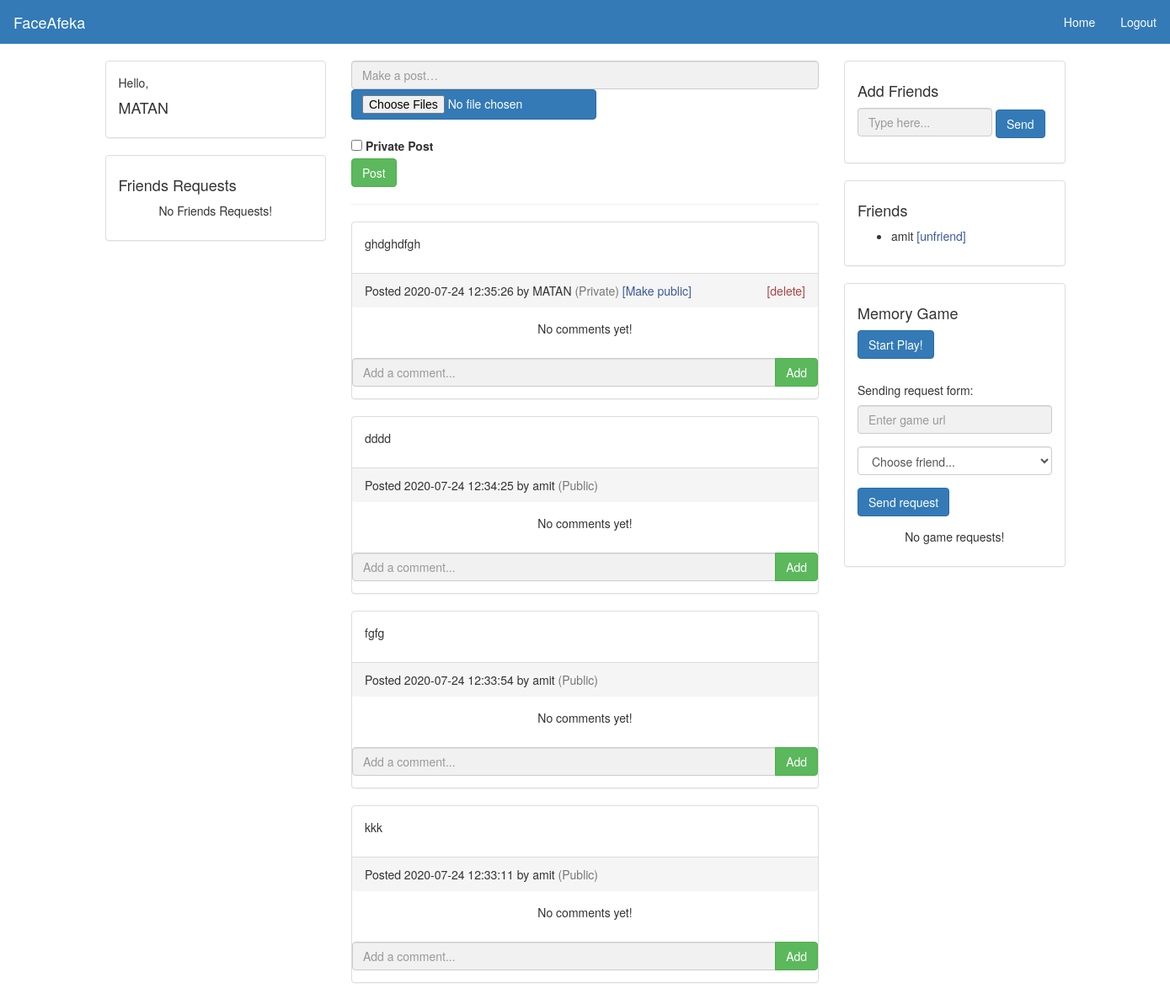
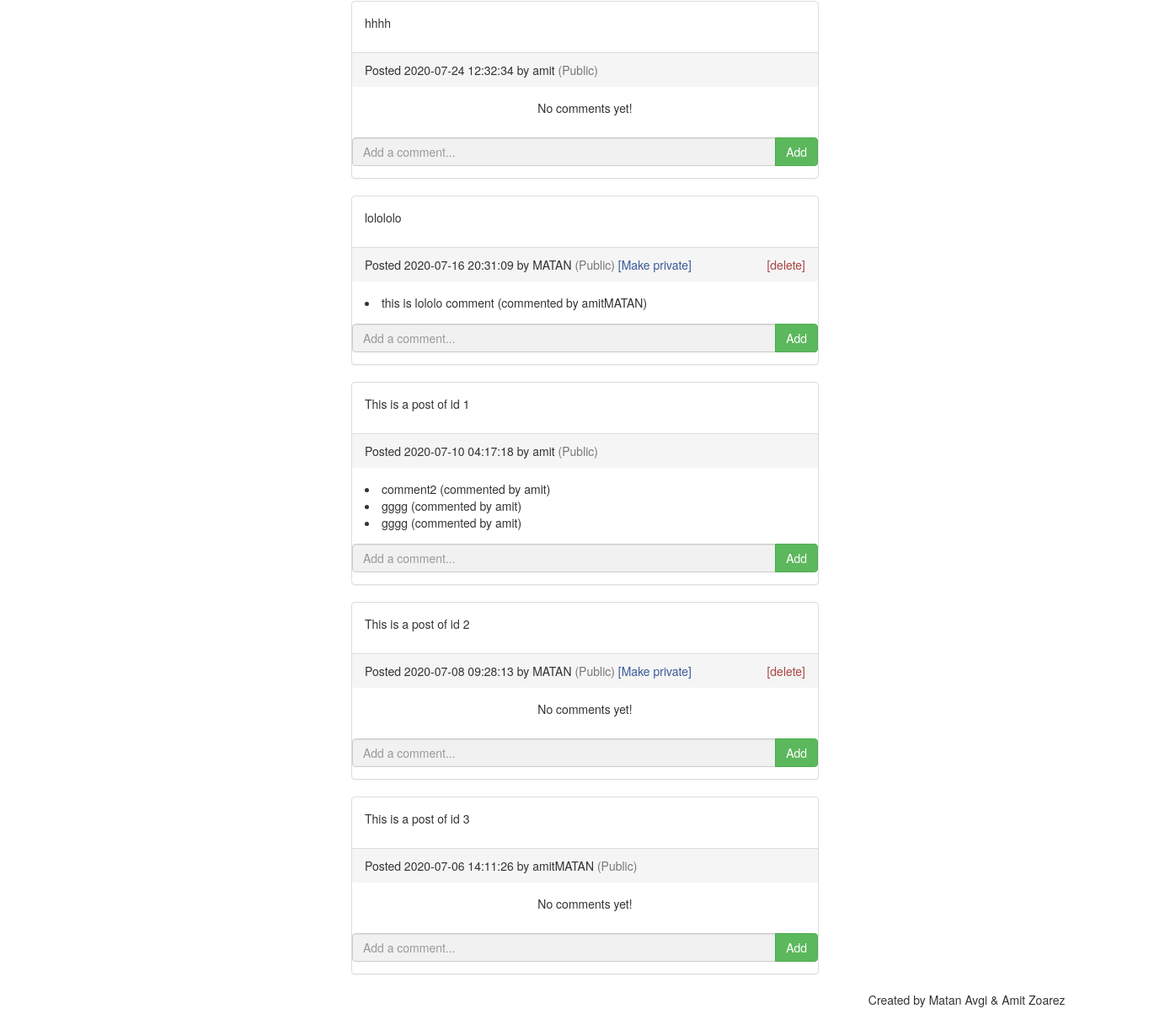
The app's page /dashboard.php (signed in) with its own data (2 pictures, top to bottom).
### tables this page shows
CREATE TABLE IF NOT EXISTS `posts` (
  `id` int(11) NOT NULL AUTO_INCREMENT,
  `text` text NOT NULL,
  `user_id` int(11) NOT NULL,
  `date` datetime NOT NULL DEFAULT CURRENT_TIMESTAMP,
  `isPrivate` tinyint(1) NOT NULL DEFAULT '0',
  PRIMARY KEY (`id`)
);

CREATE TABLE IF NOT EXISTS `users` (
  `id` int(11) NOT NULL AUTO_INCREMENT,
  `username` varchar(30) NOT NULL,
  `password` varchar(200) NOT NULL,
  PRIMARY KEY (`id`)
);

CREATE TABLE IF NOT EXISTS `post_comments` (
  `id` int(11) NOT NULL AUTO_INCREMENT,
  `post_id` int(11) NOT NULL,
  `user_id` int(11) NOT NULL,
  `comment` text NOT NULL,
  PRIMARY KEY (`id`)
);

### dashboard.php (the view, shortened to what this page needs)
<?php include "templates/header.php" ?>
<?php require_once "php/functions.php" ?>
<main class="container">
    <div class="row">
        <div class="col-md-3">
            <div class="panel panel-default">
                <div class="panel-body">
                    <p>Hello,</p>
                    <h4><?php echo $_SESSION['user_username'] ?></h4>
                </div>
            </div>
            <div class="panel panel-default">
                <div class="panel-body">
                <h4>Friends Requests</h4>
                <?php
                    $sql = "SELECT * FROM friend_requests WHERE friend_id = {$_SESSION['user_id']}";
                    $result = $conn->query($sql);
                    if ($result->num_rows > 0) {
                        ?><ul><?php
                        while($f_request = $result->fetch_assoc()) {
                            ?><li><?php
                            $u_sql = "SELECT * FROM users WHERE id = {$f_request['user_id']} LIMIT 1";
                            $u_result = $conn->query($u_sql);
                            $fr_user = $u_result->fetch_assoc();
                            ?><a href="profile.php?username=<?php echo $fr_user['username']; ?>">
                                <?php echo $fr_user['username']; ?>
                            </a>
                            <a class="text-success" href="php/accept_request.php?uid=<?php echo $fr_user['id']; ?>">
                                [accept]
                            </a>
                            <a class="text-danger" href="php/remove_request.php?uid=<?php echo $fr_user['id']; ?>">
                                [decline]
                            </a>
                            </li><?php
                        }
                        ?></ul><?php
                    } else {
                        ?><p class="text-center">No Friends Requests!</p><?php
                    }
                ?>
                </div>
            </div>
        </div>
        <div class="col-md-6">
            <form method="post" action="php/create_post.php" id="add_post" enctype="multipart/form-data">
                <div >
                    <input class="form-control" type="text" name="content" placeholder="Make a post…">
                </div>
                <div>
                    <input class="btn btn-primary" type="file" id="uploadFile" name="uploadFile[]" multiple />
                    <div id="image_preview"></div>
                </div>
                <div class="form-check">
                    <input type="checkbox" class="form-check-input" id="privateChec" name="privatePost" value="true">
                    <label class="form-check-label" for="privateChec">Private Post</label>
                </div>
                <div>
                    <button class="btn btn-success" type="submit" name="post">Post</button>
                </div>
            </form>
            <hr>
            <div>
                <?php
                $sql = "SELECT posts.id as post_id, posts.*, users.* FROM posts LEFT JOIN users ON posts.user_id = users.id WHERE posts.user_id = {$_SESSION['user_id']} OR (posts.user_id != {$_SESSION['user_id']} AND posts.isPrivate = 0) ORDER BY date DESC";
                $result = $conn->query($sql);
                if ($result->num_rows > 0) {
                    while ($post = $result->fetch_assoc()) {
                        ?>
                        <div class="panel panel-default">
                            <div class="panel-body">
                                <p><?php echo $post['text']; ?></p>
                            </div>
                            <div class="panel-footer">
                                <span>Posted <?php echo $post['date']; ?> by <?php echo $post['username']; ?></span>
                                <span class="text-muted">
                                    <?php
                                        if ($post['isPrivate'] == 1)
                                            echo '(Private)';
                                        else
                                            echo '(Public)';
                                    ?>
                                </span>
                                <?php if ($post['user_id'] == $_SESSION['user_id']) {?>
                                    <span class="pull-right"><a class="text-danger" href="php/delete_post.php?id=<?php echo $post['post_id']; ?>">[delete]</a></span>
                                    <a href="php/update_permission.php?id=<?php echo $post['post_id']; ?>&permission=<?php echo $post['isPrivate']; ?>">
                                    <?php
                                        if ($post['isPrivate'] == 1)
                                            echo '[Make public]';
                                        else
                                            echo '[Make private]';
                                    ?>
                                    </a>
                                <?php } ?>
                            </div>
                            <div class="panel-body">
                                <?php
                                    $commentSql = "SELECT post_comments.id as comment_id, post_comments.user_id as user_id, post_comments.*, users.* FROM post_comments LEFT JOIN users ON post_comments.user_id = users.id WHERE post_comments.post_id = {$post['post_id']} ORDER BY post_comments.id ASC";
                                    $commentsResult = $conn->query($commentSql);
                                    if ($commentsResult->num_rows > 0){
                                        while ($comment = $commentsResult->fetch_assoc()){
                                        ?>
                                            <li>
                                                <span><?php echo $comment['comment']; ?> (commented by <?php echo $comment['username']; ?>)</span>
                                            </li>
                                        <?php
                                        }
                                    }
                                    else{
                                        ?>
                                            <p class="text-center">No comments yet!</p>
                                        <?php
                                    }
                                ?>
                            </div>
                            <div class="pannel-footer">
                                <form method="post" action="php/create_comment.php">
                                    <div class="input-group">
                                        <input class="form-control" type="text" name="comment" placeholder="Add a comment..." required>
                                        <span class="input-group-btn">
                                            <button class="btn btn-success" type="submit" name="post">Add</button>
                                        </span>
                                    </div>
                                </form>
                            </div>
                        </div>
                    <?php
                    }
                } else {
                    ?>
                    <p class="text-center">No posts yet!</p>
                <?php
                }
                ?>
            </div>
        </div>
        <div class="col-md-3">
            <div class="panel panel-default">
                <div class="panel-body">
                    <h4>Add Friends</h4>
                    <?php
                        $sql = "SELECT id, username, (SELECT COUNT(*) FROM user_friends WHERE user_friends.user_id = users.id AND user_friends.friend_id = {$_SESSION['user_id']}) AS is_friend FROM users WHERE id != {$_SESSION['user_id']} HAVING is_friend = 0";
                        $result = $conn->query($sql);
                        if ($result->num_rows > 0) {
                            ?>
                            <form autocomplete="off" action="php/add_friend.php">
                                <div class="autocomplete" style="width:160px;">
                                    <input class="form-control" id="myInput" type="text" name="uname" placeholder="Type here...">
                                </div>
                                <input class="btn btn-primary" type="submit" value="Send">
                            </form>
                            <?php
                        } else {
                            ?><p class="text-center">No users to add!</p><?php
                        }
                    ?>
                </div>
            </div>
            <div class="panel panel-default">
                <div class="panel-body">
                   <h4>Friends</h4>
                    <?php
                        $sql = "SELECT id, username, (SELECT COUNT(*) FROM user_friends WHERE user_friends.user_id = users.id AND user_friends.friend_id = {$_SESSION['user_id']}) AS is_friend FROM users WHERE id != {$_SESSION['user_id']} HAVING is_friend > 0 ";
                        $result = $conn->query($sql);
                        if ($result->num_rows > 0) {
                            ?><ul><?php
                            while($fc_user = $result->fetch_assoc()) {
                                ?><li>
                                    <?php echo $fc_user['username']; ?>
                                    <a href="php/unfriend.php?uid=<?php echo $fc_user['id']; ?>">[unfriend]</a>
                                </li><?php
                            }
                            ?></ul><?php
                        } else {
                            ?><p class="text-center">No friends yet!</p><?php
                        }
                    ?>
                </div>
            </div>
              <div class="panel panel-default">
                <div class="panel-body">
                <h4>Memory Game</h4>
                <button onclick="goToGame()" class="btn btn-primary">Start Play!</button>
                <br></br>
                <h5>Sending request form:</h5>
                <form method="post" action="php/create_game_request.php">
                    <div class="form-group">
                        <input id="url" class="form-control" type="text" name="url" placeholder="Enter game url">
                    </div>
                    <div class="form-group">
                    <select id="inputFriend" name="to_user" class="form-control">
                        <option selected>Choose friend...</option>
                    </select>
                    </div>
                    <input class="btn btn-primary" type="submit" value="Send request">
                </form>
                  <?php
                        $sql = "SELECT game_requests.id as request_id, users.username as from_user, game_requests.url as url FROM game_requests LEFT JOIN users ON game_requests.from_user = users.id WHERE game_requests.to_user = {$_SESSION['user_id']}";
                        $result = $conn->query($sql);
                        if ($result->num_rows > 0) {
                            ?><ul><?php
                            while($game_req = $result->fetch_assoc()) {
                                ?><li>
                                  Game with: <button class="btn btn-default btn-xs" type="button" onclick="open_in_new_tab_and_reload('<?php echo $game_req['url']; ?>',<?php echo $game_req['request_id']; ?>)"> <?php echo $game_req['from_user']; ?></a>
                                </li>
                                <?php
                            }
                            ?></ul><?php
                        } else {
                            ?><p class="text-center">No game requests!</p><?php
                        }
                    ?>
        </div>
    </div>
</main>
<?php include "templates/footer.php" ?>

### templates/header.php (shortened to what this page needs)
<html>
<head>
    <link rel="stylesheet" type="text/css" href="css/bootstrap.min.css">
    <link rel="stylesheet" type="text/css" href="css/style.css">
</head>
<body>
    <nav class="navbar navbar-dark bg-primary color-style">
        <div class="container-fluid">
            <div class="navbar-header">
                <a class="navbar-brand" href="index.php" style="color:white;">FaceAfeka</a>
            </div>
            <ul class="nav navbar-nav navbar-right">
                <li><a href="dashboard.php" style="color:white;">Home</a></li>
                <li><a href="php/logout.php" style="color:white;">Logout</a></li>
            </ul>
        </div>
    </nav>

### templates/footer.php (shortened to what this page needs)
<footer class="container text-center">
    <ul class="nav nav-pills pull-right">
        <li>Created by Matan Avgi & Amit Zoarez</li>
        <br></br>
    </ul>
</footer>
</body>
</html>

### css/style.css (style rules this page uses)
a { color: #3b5998; }
.navbar { -webkit-border-radius: 0; -moz-border-radius: 0; border-radius: 0; }
#image_preview { padding: 10px; }
.autocomplete { position: relative; display: inline-block; }
input[type=text] { background-color: #f1f1f1; width: 100%; }

### records on screen
posts: text "ghdghdfgh", date "2020-07-24 12:35:26", user.username "MATAN", isPrivate "(Private)", shows "No comments yet!"
posts: text "dddd", date "2020-07-24 12:34:25", user.username "amit", isPrivate "(Public)"
posts: text "fgfg", date "2020-07-24 12:33:54", user.username "amit", isPrivate "(Public)", shows "No comments yet!"
posts: text "kkk", date "2020-07-24 12:33:11", user.username "amit", isPrivate "(Public)", shows "No comments yet!"
posts: text "hhhh", date "2020-07-24 12:32:34", user.username "amit", isPrivate "(Public)", shows "No comments yet!"
posts: text "lolololo", date "2020-07-16 20:31:09", user.username "MATAN", isPrivate "(Public)"
post_comments: comment "this is lololo comment", user.username "amitMATAN"
posts: text "This is a post of id 1", date "2020-07-10 04:17:18", user.username "amit", isPrivate "(Public)"
post_comments: comment "comment2", user.username "amit"
post_comments: comment "gggg", user.username "amit"
post_comments: comment "gggg", user.username "amit"
posts: text "This is a post of id 2", date "2020-07-08 09:28:13", user.username "MATAN", isPrivate "(Public)", shows "No comments yet!"
posts: text "This is a post of id 3", date "2020-07-06 14:11:26", user.username "amitMATAN", isPrivate "(Public)", shows "No comments yet!"
users: username "amit"

### other values on screen
$_SESSION['user_username'] "MATAN"
